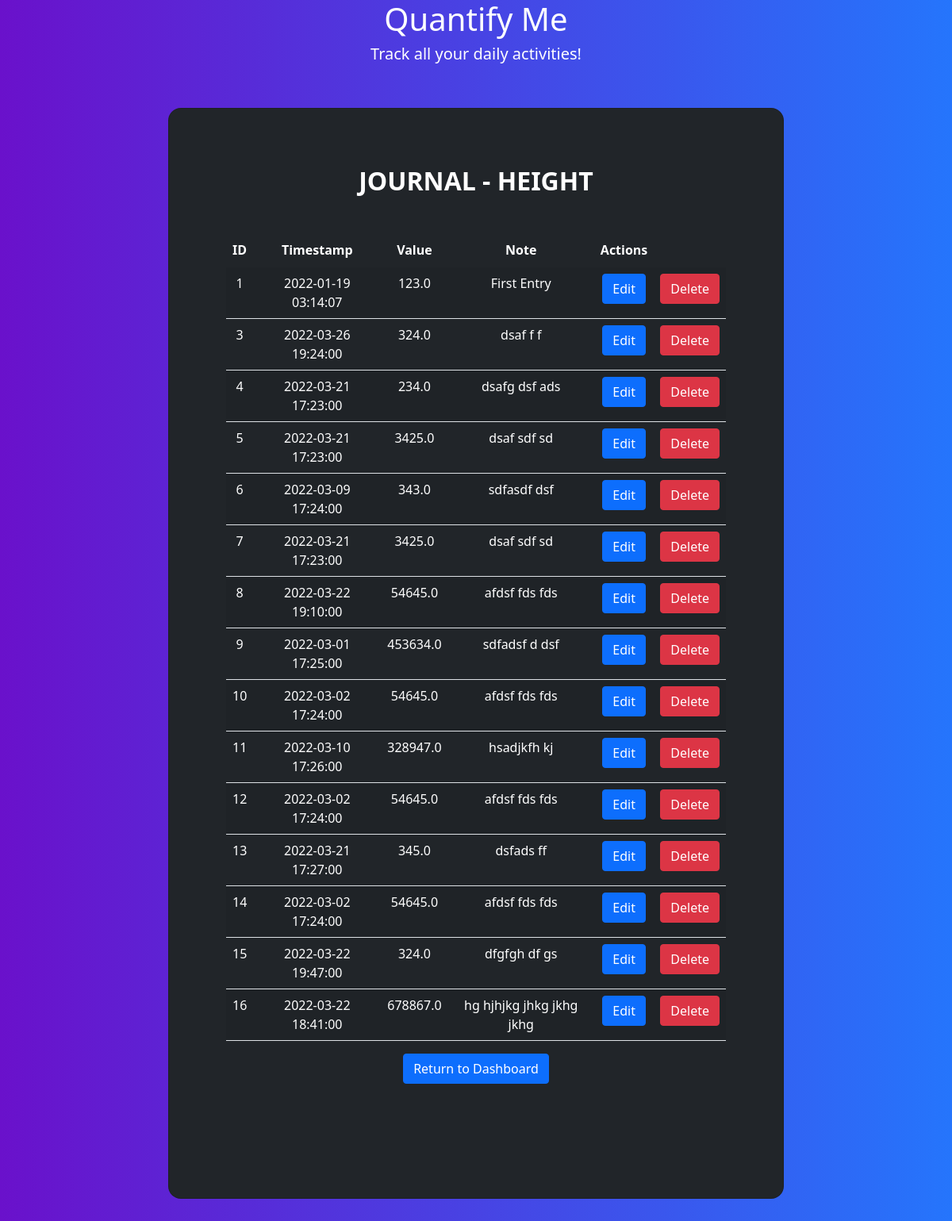
/trackers/Height, run on the app's committed database.
### app/models.py (models this page shows)
class Tracker(db.Model):
    __tablename__ = 'trackers'
    tracker_id = db.Column(db.Integer, primary_key=True, autoincrement=True)
    user_id = db.Column(db.Integer, db.ForeignKey('users.user_id'), nullable=False)
    name = db.Column(db.String(80), nullable=False)
    description = db.Column(db.Text, nullable=False)
    tracker_type = db.Column(db.Integer, nullable=False) #, db.ForeignKey('tracker_types.id'), nullable=False)
    settings = db.Column(db.Text)

class Log(db.Model):
    __tablename__ = 'logs'
    id = db.Column(db.Integer, primary_key=True, autoincrement=True)
    tracker_id = db.Column(db.Integer, db.ForeignKey('trackers.tracker_id'), nullable=False)
    user_id = db.Column(db.Integer, db.ForeignKey('users.user_id'), nullable=False)
    timestamp = db.Column(db.DateTime, nullable=False)
    value = db.Column(db.Float, nullable=False)
    note = db.Column(db.Text, nullable=False)

### app/controllers.py (the view)
@app.route('/trackers/<tracker>', methods=['GET','POST'])
def journal(tracker):
    tracker = Tracker.query.filter_by(name=tracker).first()
    logs = Log.query.filter_by(tracker_id=tracker.tracker_id).all()
    return render_template('journal.html', tracker=tracker, logs=logs)

### templates/journal.html (shortened to what this page needs)
<!DOCTYPE html>
<html lang="en">
  <head>
    <link rel="stylesheet" href="../static/bootstrap/css/bootstrap.min.css" />
    <link rel="stylesheet" href="../static/style.css" />
  </head>
  <body class="gradient-custom">
    <div class="text-center text-white">
      <h1>Quantify Me</h1>
      <h5>Track all your daily activities!</h5>
    </div>
    <section class="vh-75 gradient-custom">
      <div class="container-fluid py-5 h-100">
        <div class="row d-flex justify-content-center align-items-center h-100">
          <div class="col-12 col-md-8 col-lg-6 col-xl-8">
            <div class="card bg-dark text-white" style="border-radius: 1rem">
              <div class="card-body p-5 text-center">
                <div class="mb-md-5 mt-md-4 pb-5">
                  <h2 class="fw-bold mb-5 text-uppercase">Journal - {{ tracker.name }}</h2>
                  <div class="container">
                    <div class="row">
                      <div class="col-md-12">
                        <div class="row">
                          <div class="col-md-12">
                            <table class="table table-striped">
                              <thead>
                                <tr class="text-white">
                                  <th>ID</th>
                                  <th>Timestamp</th>
                                  <th>Value</th>
                                  <th>Note</th>
                                  <th>Actions</th>
                                </tr>
                              </thead>
                              <tbody>
                                {% for log in logs %}
                                <tr>
                                  <td class="text-white">{{ log.id }}</td>
                                  <td class="text-white">{{ log.timestamp }}</td>
                                  <td class="text-white">{{ log.value  }}</td>
                                  <td class="text-white">{{ log.note }}</td>
                                  <td>
                                    <a href="/trackers/{{tracker.name}}/{{log.id}}/edit" class="btn btn-primary"> Edit </a>
                                  </td>
                                  <td>
                                    <a href="/trackers/{{tracker.name}}/{{log.id}}/delete" class="btn btn-danger"> Delete </a>
                                  </td>
                                </tr>
                                {% endfor %}
                              </tbody>
                            </table>
                          </div>
                        </div>
                      </div>
                    </div>
                  </div>
                  <td>
                    <a href="/home" class="btn btn-primary"> Return to Dashboard </a>
                  </td>
                </div>
              </div>
            </div>
          </div>
        </div>
      </div>
    </section>
  </body>
</html>

### static/style.css (style rules this page uses)
.gradient-custom { background: #6a11cb; background: -webkit-linear-gradient(to right, rgba(106, 17, 203, 1), rgba(37, 117, 252, 1)); background: linear-gradient(to right, rgba(106, 17, 203, 1), rgba(37, 117, 252, 1)) }

### data on the page
Tracker: name "HEIGHT"
Log: id "1", timestamp "2022-01-19 03:14:07", value "123.0", note "First Entry"
Log: id "3", timestamp "2022-03-26 19:24:00", value "324.0", note "dsaf f f"
Log: id "4", timestamp "2022-03-21 17:23:00", value "234.0", note "dsafg dsf ads"
Log: id "5", timestamp "2022-03-21 17:23:00", value "3425.0", note "dsaf sdf sd"
Log: id "6", timestamp "2022-03-09 17:24:00", value "343.0", note "sdfasdf dsf"
Log: id "7", timestamp "2022-03-21 17:23:00", value "3425.0", note "dsaf sdf sd"
Log: id "8", timestamp "2022-03-22 19:10:00", value "54645.0", note "afdsf fds fds"
Log: id "9", timestamp "2022-03-01 17:25:00", value "453634.0", note "sdfadsf d dsf"
Log: id "10", timestamp "2022-03-02 17:24:00", value "54645.0", note "afdsf fds fds"
Log: id "11", timestamp "2022-03-10 17:26:00", value "328947.0", note "hsadjkfh kj"
Log: id "12", timestamp "2022-03-02 17:24:00", value "54645.0", note "afdsf fds fds"
Log: id "13", timestamp "2022-03-21 17:27:00", value "345.0", note "dsfads ff"
Log: id "14", timestamp "2022-03-02 17:24:00", value "54645.0", note "afdsf fds fds"
Log: id "15", timestamp "2022-03-22 19:47:00", value "324.0", note "dfgfgh df gs"
Log: id "16", timestamp "2022-03-22 18:41:00", value "678867.0", note "hg hjhjkg jhkg jkhg jkhg"
